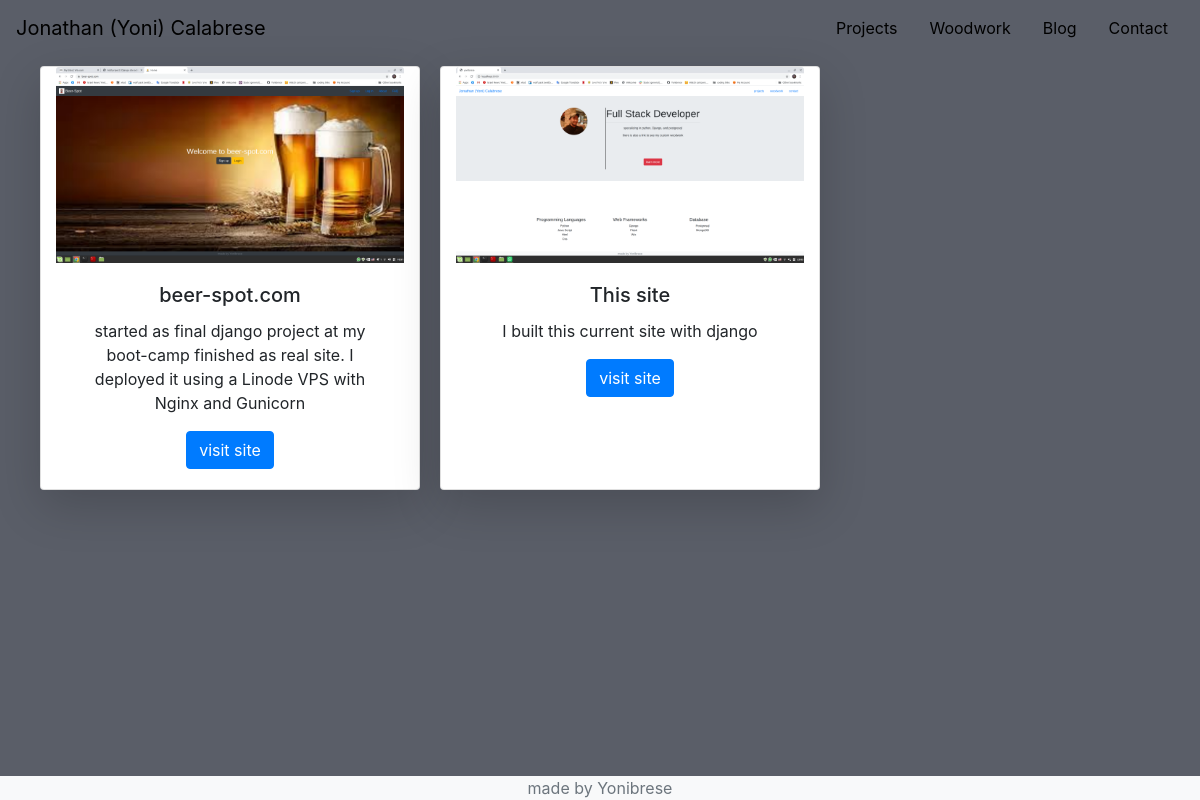
/web/gallery/, run on the app's committed database.
### projects/models.py (models this page shows)
class Project(models.Model):
    name = models.CharField(max_length=100)
    screen_shot = models.ImageField(upload_to='projects/images/%Y/%m/%d', null=True, blank=True)
    url = models.URLField(max_length=200, null=True, blank=True)
    description = models.TextField(null=True)

### projects/views.py (the view)
# urls.py: path('gallery/', views.web_projects, name='web_p')
def web_projects(request):
    projects = models.Project.objects.all()
    return render(request, 'projects/web_projects.html', {'projects': projects})

### projects/templates/projects/web_projects.html (shortened to what this page needs)
{% extends 'base.html' %}
{% block content %}
<div class="container">
    <div class="row">
        {% for project in projects %}
        <div class="card text-center col-md-4 shadow-lg" id="code_card">
            <img class="card-img-top" src="{{project.screen_shot.url}}">
            <div class="card-body">
                <h5 class="card-title">{{ project.name }}</h5>
                <p class="card-text">{{ project.description }}</p>
                <a href="{{ project.url }}" target="_blank" class="btn btn-primary">visit site</a>
            </div>
        </div>
        {% endfor %}
    </div>
</div>
{% endblock %}

### static/style.css (style rules this page uses)
body { background-color:#5A5E68; }
#code_card { margin:10px; }

### data on the page
Project: screen_shot (picture), name "beer-spot.com", description "started as final django project at my boot-camp finished as real site. I deployed it using a Linode VPS with Nginx and Gunicorn"
Project: screen_shot (picture), name "This site", description "I built this current site with django"
